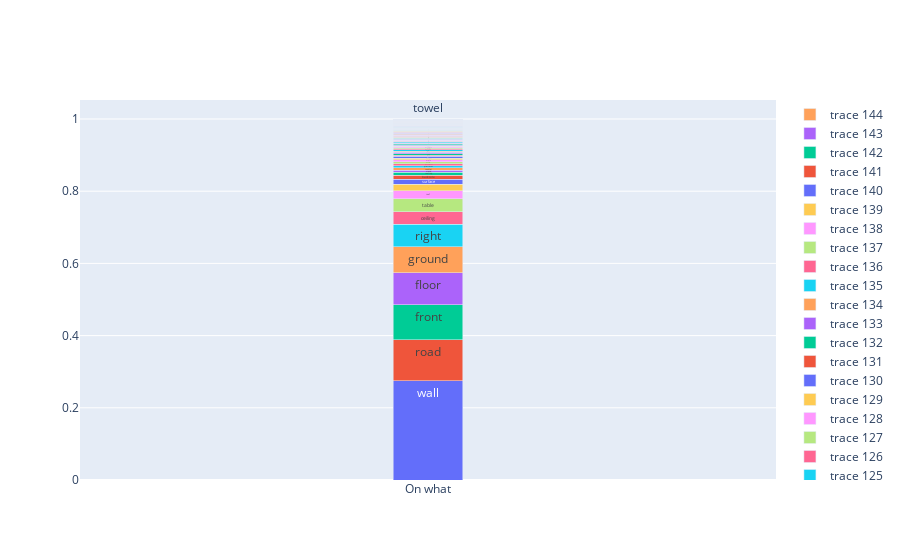

Notebook code for this chart:
### Code cell
draw_qa_bar('On what')

### Figure 1 — Plotly figure (JSON) as saved in the notebook; plotly's stock layout.template omitted (floating-point values rounded to 4 significant figures)
{"data": [{"text": "wall", "textposition": "auto", "type": "bar", "width": 0.1, "x": ["On what"], "y": [0.2754]}, {"text": "road", "textposition": "auto", "type": "bar", "width": 0.1, "x": ["On what"], "y": [0.1126]}, {"text": "front", "textposition": "auto", "type": "bar", "width": 0.1, "x": ["On what"], "y": [0.09707]}, {"text": "floor", "textposition": "auto", "type": "bar", "width": 0.1, "x": ["On what"], "y": [0.08944]}, {"text": "ground", "textposition": "auto", "type": "bar", "width": 0.1, "x": ["On what"], "y": [0.07126]}, {"text": "right", "textposition": "auto", "type": "bar", "width": 0.1, "x": ["On what"], "y": [0.06246]}, {"text": "ceiling", "textposition": "auto", "type": "bar", "width": 0.1, "x": ["On what"], "y": [0.03548]}, {"text": "table", "textposition": "auto", "type": "bar", "width": 0.1, "x": ["On what"], "y": [0.03519]}, {"text": "roof", "textposition": "auto", "type": "bar", "width": 0.1, "x": ["On what"], "y": [0.02258]}, {"text": "back", "textposition": "auto", "type": "bar", "width": 0.1, "x": ["On what"], "y": [0.0176]}, {"text": "surface", "textposition": "auto", "type": "bar", "width": 0.1, "x": ["On what"], "y": [0.01437]}, {"text": "backside", "textposition": "auto", "type": "bar", "width": 0.1, "x": ["On what"], "y": [0.01114]}, {"text": "rooftop", "textposition": "auto", "type": "bar", "width": 0.1, "x": ["On what"], "y": [0.007331]}, {"text": "stand", "textposition": "auto", "type": "bar", "width": 0.1, "x": ["On what"], "y": [0.006452]}, {"text": "counter", "textposition": "auto", "type": "bar", "width": 0.1, "x": ["On what"], "y": [0.006452]}, {"text": "platform", "textposition": "auto", "type": "bar", "width": 0.1, "x": ["On what"], "y": [0.006158]}, {"text": "pavement", "textposition": "auto", "type": "bar", "width": 0.1, "x": ["On what"], "y": [0.005572]}, {"text": "board", "textposition": "auto", "type": "bar", "width": 0.1, "x": ["On what"], "y": [0.005279]}, {"text": "footpath", "textposition": "auto", "type": "bar", "width": 0.1, "x": ["On what"], "y": [0.004985]}, {"text": "hanger", "textposition": "auto", "type": "bar", "width": 0.1, "x": ["On what"], "y": [0.004985]}, {"text": "side", "textposition": "auto", "type": "bar", "width": 0.1, "x": ["On what"], "y": [0.004399]}, {"text": "bed", "textposition": "auto", "type": "bar", "width": 0.1, "x": ["On what"], "y": [0.003812]}, {"text": "grass", "textposition": "auto", "type": "bar", "width": 0.1, "x": ["On what"], "y": [0.003812]}, {"text": "hand", "textposition": "auto", "type": "bar", "width": 0.1, "x": ["On what"], "y": [0.003519]}, {"text": "street", "textposition": "auto", "type": "bar", "width": 0.1, "x": ["On what"], "y": [0.003519]}, {"text": "desk", "textposition": "auto", "type": "bar", "width": 0.1, "x": ["On what"], "y": [0.003519]}, {"text": "mountain", "textposition": "auto", "type": "bar", "width": 0.1, "x": ["On what"], "y": [0.002933]}, {"text": "water", "textposition": "auto", "type": "bar", "width": 0.1, "x": ["On what"], "y": [0.002639]}, {"text": "counter table", "textposition": "auto", "type": "bar", "width": 0.1, "x": ["On what"], "y": [0.002639]}, {"text": "carpet", "textposition": "auto", "type": "bar", "width": 0.1, "x": ["On what"], "y": [0.002346]}, {"text": "shelf", "textposition": "auto", "type": "bar", "width": 0.1, "x": ["On what"], "y": [0.002346]}, {"text": "cupboard", "textposition": "auto", "type": "bar", "width": 0.1, "x": ["On what"], "y": [0.002053]}, {"text": "countertop", "textposition": "auto", "type": "bar", "width": 0.1, "x": ["On what"], "y": [0.002053]}, {"text": "path", "textposition": "auto", "type": "bar", "width": 0.1, "x": ["On what"], "y": [0.00176]}, {"text": "sofa", "textposition": "auto", "type": "bar", "width": 0.1, "x": ["On what"], "y": [0.00176]}, {"text": "door", "textposition": "auto", "type": "bar", "width": 0.1, "x": ["On what"], "y": [0.00176]}, {"text": "dining table", "textposition": "auto", "type": "bar", "width": 0.1, "x": ["On what"], "y": [0.001466]}, {"text": "sidewalk", "textposition": "auto", "type": "bar", "width": 0.1, "x": ["On what"], "y": [0.001466]}, {"text": "cabinet", "textposition": "auto", "type": "bar", "width": 0.1, "x": ["On what"], "y": [0.001466]}, {"text": "sea shore", "textposition": "auto", "type": "bar", "width": 0.1, "x": ["On what"], "y": [0.001466]}, {"text": "head", "textposition": "auto", "type": "bar", "width": 0.1, "x": ["On what"], "y": [0.001466]}, {"text": "rack", "textposition": "auto", "type": "bar", "width": 0.1, "x": ["On what"], "y": [0.001466]}, {"text": "hill", "textposition": "auto", "type": "bar", "width": 0.1, "x": ["On what"], "y": [0.001466]}, {"text": "white wall", "textposition": "auto", "type": "bar", "width": 0.1, "x": ["On what"], "y": [0.001466]}, {"text": "kitchen platform", "textposition": "auto", "type": "bar", "width": 0.1, "x": ["On what"], "y": [0.001466]}, {"text": "track", "textposition": "auto", "type": "bar", "width": 0.1, "x": ["On what"], "y": [0.001173]}, {"text": "stair", "textposition": "auto", "type": "bar", "width": 0.1, "x": ["On what"], "y": [0.001173]}, {"text": "glass", "textposition": "auto", "type": "bar", "width": 0.1, "x": ["On what"], "y": [0.001173]}, {"text": "seat", "textposition": "auto", "type": "bar", "width": 0.1, "x": ["On what"], "y": [0.001173]}, {"text": "bedside table", "textposition": "auto", "type": "bar", "width": 0.1, "x": ["On what"], "y": [0.001173]}, {"text": "snow", "textposition": "auto", "type": "bar", "width": 0.1, "x": ["On what"], "y": [0.001173]}, {"text": "leave", "textposition": "auto", "type": "bar", "width": 0.1, "x": ["On what"], "y": [0.001173]}, {"text": "pole", "textposition": "auto", "type": "bar", "width": 0.1, "x": ["On what"], "y": [0.001173]}, {"text": "stool", "textposition": "auto", "type": "bar", "width": 0.1, "x": ["On what"], "y": [0.001173]}, {"text": "paper", "textposition": "auto", "type": "bar", "width": 0.1, "x": ["On what"], "y": [0.001173]}, {"text": "wooden platform", "textposition": "auto", "type": "bar", "width": 0.1, "x": ["On what"], "y": [0.0008798]}, {"text": "grassy land", "textposition": "auto", "type": "bar", "width": 0.1, "x": ["On what"], "y": [0.0008798]}, {"text": "wooden table", "textposition": "auto", "type": "bar", "width": 0.1, "x": ["On what"], "y": [0.0008798]}, {"text": "stove", "textposition": "auto", "type": "bar", "width": 0.1, "x": ["On what"], "y": [0.0008798]}, {"text": "screen", "textposition": "auto", "type": "bar", "width": 0.1, "x": ["On what"], "y": [0.0008798]}, {"text": "mirror", "textposition": "auto", "type": "bar", "width": 0.1, "x": ["On what"], "y": [0.0008798]}, {"text": "street light", "textposition": "auto", "type": "bar", "width": 0.1, "x": ["On what"], "y": [0.0008798]}, {"text": "runway", "textposition": "auto", "type": "bar", "width": 0.1, "x": ["On what"], "y": [0.0008798]}, {"text": "kitchen", "textposition": "auto", "type": "bar", "width": 0.1, "x": ["On what"], "y": [0.0008798]}, {"text": "street pole", "textposition": "auto", "type": "bar", "width": 0.1, "x": ["On what"], "y": [0.0008798]}, {"text": "wooden floor", "textposition": "auto", "type": "bar", "width": 0.1, "x": ["On what"], "y": [0.0005865]}, {"text": "chair", "textposition": "auto", "type": "bar", "width": 0.1, "x": ["On what"], "y": [0.0005865]}, {"text": "rod", "textposition": "auto", "type": "bar", "width": 0.1, "x": ["On what"], "y": [0.0005865]}, {"text": "tile", "textposition": "auto", "type": "bar", "width": 0.1, "x": ["On what"], "y": [0.0005865]}, {"text": "tv", "textposition": "auto", "type": "bar", "width": 0.1, "x": ["On what"], "y": [0.0005865]}, {"text": "rock", "textposition": "auto", "type": "bar", "width": 0.1, "x": ["On what"], "y": [0.0005865]}, {"text": "floor mat", "textposition": "auto", "type": "bar", "width": 0.1, "x": ["On what"], "y": [0.0005865]}, {"text": "stage", "textposition": "auto", "type": "bar", "width": 0.1, "x": ["On what"], "y": [0.0005865]}, {"text": "bench", "textposition": "auto", "type": "bar", "width": 0.1, "x": ["On what"], "y": [0.0005865]}, {"text": "white", "textposition": "auto", "type": "bar", "width": 0.1, "x": ["On what"], "y": [0.0005865]}, {"text": "snooker table", "textposition": "auto", "type": "bar", "width": 0.1, "x": ["On what"], "y": [0.0005865]}, {"text": "poster", "textposition": "auto", "type": "bar", "width": 0.1, "x": ["On what"], "y": [0.0005865]}, {"text": "washbasin", "textposition": "auto", "type": "bar", "width": 0.1, "x": ["On what"], "y": [0.0005865]}, {"text": "slope", "textposition": "auto", "type": "bar", "width": 0.1, "x": ["On what"], "y": [0.0005865]}, {"text": "marble", "textposition": "auto", "type": "bar", "width": 0.1, "x": ["On what"], "y": [0.0005865]}, {"text": "wooden", "textposition": "auto", "type": "bar", "width": 0.1, "x": ["On what"], "y": [0.0005865]}, {"text": "flooring", "textposition": "auto", "type": "bar", "width": 0.1, "x": ["On what"], "y": [0.0005865]}, {"text": "pillar", "textposition": "auto", "type": "bar", "width": 0.1, "x": ["On what"], "y": [0.0005865]}, {"text": "gas stove", "textposition": "auto", "type": "bar", "width": 0.1, "x": ["On what"], "y": [0.0005865]}, {"text": "banner", "textposition": "auto", "type": "bar", "width": 0.1, "x": ["On what"], "y": [0.0005865]}, {"text": "dais", "textposition": "auto", "type": "bar", "width": 0.1, "x": ["On what"], "y": [0.0005865]}, {"text": "railway track", "textposition": "auto", "type": "bar", "width": 0.1, "x": ["On what"], "y": [0.0002933]}, {"text": "mannequin", "textposition": "auto", "type": "bar", "width": 0.1, "x": ["On what"], "y": [0.0002933]}, {"text": "gray", "textposition": "auto", "type": "bar", "width": 0.1, "x": ["On what"], "y": [0.0002933]}, {"text": "wall painting", "textposition": "auto", "type": "bar", "width": 0.1, "x": ["On what"], "y": [0.0002933]}, {"text": "green", "textposition": "auto", "type": "bar", "width": 0.1, "x": ["On what"], "y": [0.0002933]}, {"text": "tree", "textposition": "auto", "type": "bar", "width": 0.1, "x": ["On what"], "y": [0.0002933]}, {"text": "horse", "textposition": "auto", "type": "bar", "width": 0.1, "x": ["On what"], "y": [0.0002933]}, {"text": "street lamp", "textposition": "auto", "type": "bar", "width": 0.1, "x": ["On what"], "y": [0.0002933]}, {"text": "corner", "textposition": "auto", "type": "bar", "width": 0.1, "x": ["On what"], "y": [0.0002933]}, {"text": "bathtub", "textposition": "auto", "type": "bar", "width": 0.1, "x": ["On what"], "y": [0.0002933]}, {"text": "cushion", "textposition": "auto", "type": "bar", "width": 0.1, "x": ["On what"], "y": [0.0002933]}, {"text": "stem", "textposition": "auto", "type": "bar", "width": 0.1, "x": ["On what"], "y": [0.0002933]}, {"text": "left", "textposition": "auto", "type": "bar", "width": 0.1, "x": ["On what"], "y": [0.0002933]}, {"text": "brick wall", "textposition": "auto", "type": "bar", "width": 0.1, "x": ["On what"], "y": [0.0002933]}, {"text": "opposite", "textposition": "auto", "type": "bar", "width": 0.1, "x": ["On what"], "y": [0.0002933]}, {"text": "table fan", "textposition": "auto", "type": "bar", "width": 0.1, "x": ["On what"], "y": [0.0002933]}, {"text": "field", "textposition": "auto", "type": "bar", "width": 0.1, "x": ["On what"], "y": [0.0002933]}, {"text": "chimney", "textposition": "auto", "type": "bar", "width": 0.1, "x": ["On what"], "y": [0.0002933]}, {"text": "fridge", "textposition": "auto", "type": "bar", "width": 0.1, "x": ["On what"], "y": [0.0002933]}, {"text": "cloth", "textposition": "auto", "type": "bar", "width": 0.1, "x": ["On what"], "y": [0.0002933]}, {"text": "bowl", "textposition": "auto", "type": "bar", "width": 0.1, "x": ["On what"], "y": [0.0002933]}, {"text": "walkway", "textposition": "auto", "type": "bar", "width": 0.1, "x": ["On what"], "y": [0.0002933]}, {"text": "dry grass", "textposition": "auto", "type": "bar", "width": 0.1, "x": ["On what"], "y": [0.0002933]}, {"text": "vehicle", "textposition": "auto", "type": "bar", "width": 0.1, "x": ["On what"], "y": [0.0002933]}, {"text": "glass shelf", "textposition": "auto", "type": "bar", "width": 0.1, "x": ["On what"], "y": [0.0002933]}, {"text": "mat", "textposition": "auto", "type": "bar", "width": 0.1, "x": ["On what"], "y": [0.0002933]}, {"text": "fireplace", "textposition": "auto", "type": "bar", "width": 0.1, "x": ["On what"], "y": [0.0002933]}, {"text": "wooden flooring", "textposition": "auto", "type": "bar", "width": 0.1, "x": ["On what"], "y": [0.0002933]}, {"text": "metal", "textposition": "auto", "type": "bar", "width": 0.1, "x": ["On what"], "y": [0.0002933]}, {"text": "sand", "textposition": "auto", "type": "bar", "width": 0.1, "x": ["On what"], "y": [0.0002933]}, {"text": "wooden cupboard", "textposition": "auto", "type": "bar", "width": 0.1, "x": ["On what"], "y": [0.0002933]}, {"text": "wooden cabinet", "textposition": "auto", "type": "bar", "width": 0.1, "x": ["On what"], "y": [0.0002933]}, {"text": "brown", "textposition": "auto", "type": "bar", "width": 0.1, "x": ["On what"], "y": [0.0002933]}, {"text": "railway", "textposition": "auto", "type": "bar", "width": 0.1, "x": ["On what"], "y": [0.0002933]}, {"text": "microwave oven", "textposition": "auto", "type": "bar", "width": 0.1, "x": ["On what"], "y": [0.0002933]}, {"text": "parking", "textposition": "auto", "type": "bar", "width": 0.1, "x": ["On what"], "y": [0.0002933]}, {"text": "cycle", "textposition": "auto", "type": "bar", "width": 0.1, "x": ["On what"], "y": [0.0002933]}, {"text": "sign", "textposition": "auto", "type": "bar", "width": 0.1, "x": ["On what"], "y": [0.0002933]}, {"text": "tray", "textposition": "auto", "type": "bar", "width": 0.1, "x": ["On what"], "y": [0.0002933]}, {"text": "metal rack", "textposition": "auto", "type": "bar", "width": 0.1, "x": ["On what"], "y": [0.0002933]}, {"text": "blackboard", "textposition": "auto", "type": "bar", "width": 0.1, "x": ["On what"], "y": [0.0002933]}, {"text": "block", "textposition": "auto", "type": "bar", "width": 0.1, "x": ["On what"], "y": [0.0002933]}, {"text": "car", "textposition": "auto", "type": "bar", "width": 0.1, "x": ["On what"], "y": [0.0002933]}, {"text": "flight", "textposition": "auto", "type": "bar", "width": 0.1, "x": ["On what"], "y": [0.0002933]}, {"text": "step", "textposition": "auto", "type": "bar", "width": 0.1, "x": ["On what"], "y": [0.0002933]}, {"text": "window", "textposition": "auto", "type": "bar", "width": 0.1, "x": ["On what"], "y": [0.0002933]}, {"text": "land", "textposition": "auto", "type": "bar", "width": 0.1, "x": ["On what"], "y": [0.0002933]}, {"text": "staircase", "textposition": "auto", "type": "bar", "width": 0.1, "x": ["On what"], "y": [0.0002933]}, {"text": "wooden wall", "textposition": "auto", "type": "bar", "width": 0.1, "x": ["On what"], "y": [0.0002933]}, {"text": "sofa set", "textposition": "auto", "type": "bar", "width": 0.1, "x": ["On what"], "y": [0.0002933]}, {"text": "stone", "textposition": "auto", "type": "bar", "width": 0.1, "x": ["On what"], "y": [0.0002933]}, {"text": "ball", "textposition": "auto", "type": "bar", "width": 0.1, "x": ["On what"], "y": [0.0002933]}, {"text": "escalator", "textposition": "auto", "type": "bar", "width": 0.1, "x": ["On what"], "y": [0.0002933]}, {"text": "pathway", "textposition": "auto", "type": "bar", "width": 0.1, "x": ["On what"], "y": [0.0002933]}, {"text": "display board", "textposition": "auto", "type": "bar", "width": 0.1, "x": ["On what"], "y": [0.0002933]}, {"text": "river", "textposition": "auto", "type": "bar", "width": 0.1, "x": ["On what"], "y": [0.0002933]}, {"text": "green grass", "textposition": "auto", "type": "bar", "width": 0.1, "x": ["On what"], "y": [0.0002933]}, {"text": "wooden board", "textposition": "auto", "type": "bar", "width": 0.1, "x": ["On what"], "y": [0.0002933]}, {"text": "towel", "textposition": "auto", "type": "bar", "width": 0.1, "x": ["On what"], "y": [0.0002933]}], "layout": {"barmode": "stack"}}
